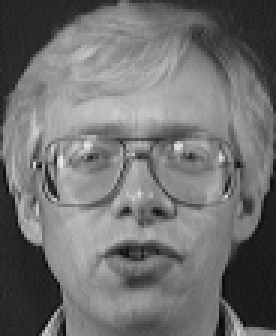
#> input picture run2/8.pgm, 92 x 112 px (shown 3 times larger)
$ python working.py   (Python 2 division)
#> lines starting #> are read from the running program, lines starting #| are printed output that depends on the picture
import cv2
import numpy as np
import os

path='test2/'

#Appends all the absolute paths in the list image_paths
image_paths = [os.path.join(path, f) for f in os.listdir(path) if not f.endswith('2.pgm')]

#initializing a base_image over which other images will be superimposed
base_image=cv2.imread('8.pgm')
#> base_image is the input picture: shape (112, 92, 3); min 7, max 233, mean 112.5

#resizing the base image so it matches the size of the database pics (113(rows),97(columns))
base_image=cv2.resize(base_image,(97,113))
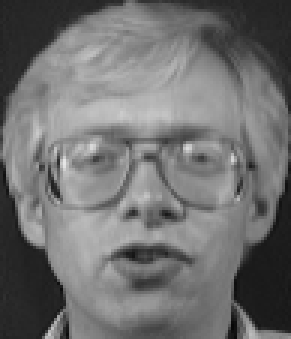
#> base_image: shape (113, 97, 3) (shown 3 times larger); min 7, max 230, mean 112.4

#cv2.imshow('lol',base_image) //for testing purposes

for pics in image_paths:
	im=cv2.imread(os.path.expanduser(pics))
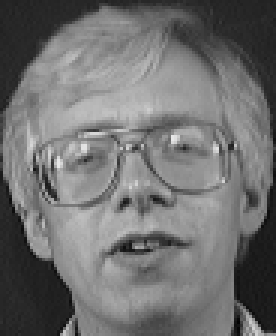
#> input picture run2/test2/1.pgm, 92 x 112 px (shown 3 times larger)
#> im is the input picture: shape (112, 92, 3); min 3, max 231, mean 112
	im=cv2.resize(im,(97,113))
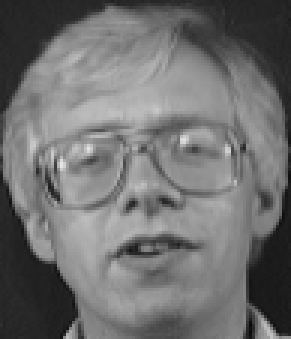
#> im: shape (113, 97, 3) (shown 3 times larger); min 9, max 228, mean 111.9
	#to check how many times the im is actually working without any error
	print im.shape
#| (113, 97, 3)
	#to check how many times the base_image is actually working without any error
	print base_image.shape
#| (113, 97, 3)
	base_image=cv2.addWeighted(base_image,0.5,im,0.5,0)
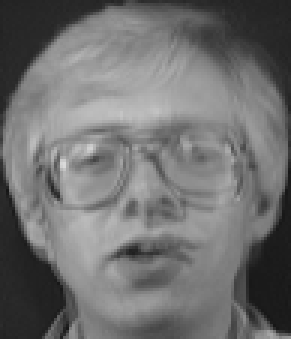
#> base_image: shape (113, 97, 3) (shown 3 times larger); min 22, max 218, mean 112.1
	base_image=cv2.resize(base_image,(97,113))

cv2.imshow('compiledimg.jpg',base_image)

k = cv2.waitKey(0) & 0xFF
#> (key Esc is pressed here)
if k == 27:
    cv2.destroyAllWindows()

elif k == ord('s'):
    cv2.imwrite('compiledimg.jpg',base_image)
    cv2.destroyAllWindows()
